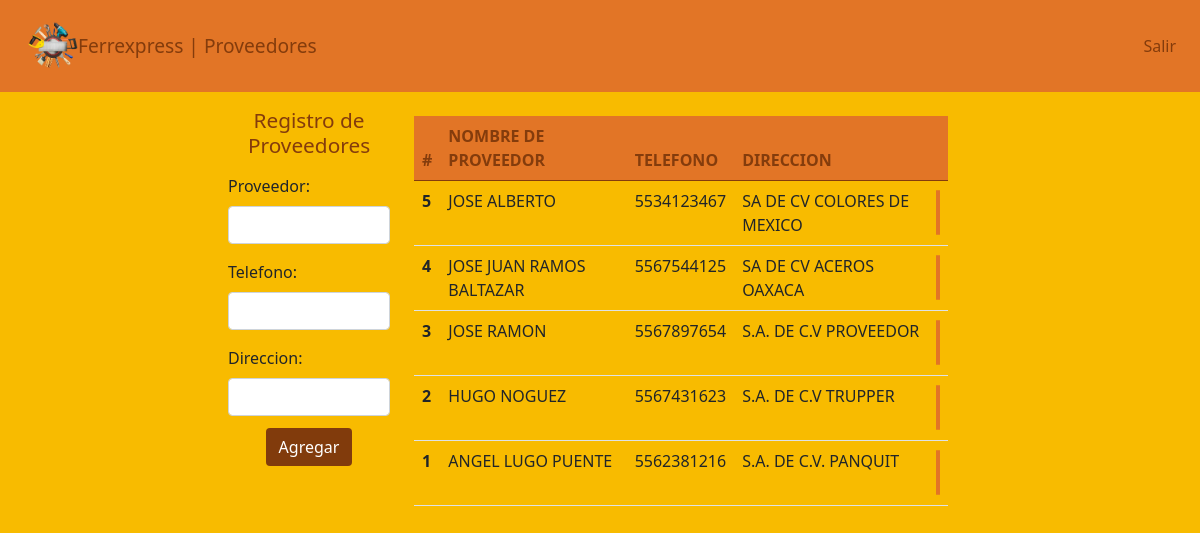
Page /proveedores.php on the committed database.
### tables this page shows
CREATE TABLE `proveedores`  (
  `id_proveedor` int(0) NOT NULL AUTO_INCREMENT,
  `nombre_proveedor` varchar(100) NOT NULL,
  `telefono_proveedor` varchar(15) NULL DEFAULT NULL,
  `direccion_proveedor` varchar(255) NULL DEFAULT NULL,
  `estado` char(1) NULL DEFAULT '1',
  PRIMARY KEY (`id_proveedor`) USING BTREE
);

### proveedores.php (the view, shortened to what this page needs)
<!DOCTYPE html>
<html lang="en">
<head>
    <link href="https://cdn.jsdelivr.net/npm/bootstrap@5.0.2/dist/css/bootstrap.min.css" rel="stylesheet">
    <link rel="stylesheet" href="./src/css/style_productos.css">
</head>
<body>
    <nav class="navbar navbar-expand-lg navbar-light color_navbar p-3">
        <div class="container-fluid d-flex align-items-center justify-content-between">
            <a class="navbar-brand d-flex align-items-center justify-content-center" href="#" style="color:#843C0C; font-size:1.2rem;">
                <img src="./src/images/logo_ferreteria.png" alt="" width="50" height="50" class="d-inline-block align-text-center">
                Ferrexpress | Proveedores
            </a>
        </div>
        <div class="collapse navbar-collapse" id="navbarSupportedContent">
            <ul class="navbar-nav d-flex align-items-center justify-content-center">
                <li class="nav-item">
                <div class="collapse navbar-collapse" id="navbarSupportedContent">
                    <ul class="navbar-nav d-flex align-items-center justify-content-center">
                        <li class="nav-item">
                             <a class="nav-link active" aria-current="page" href="panel_control.php" style="color:#843C0C;">Salir</a>
                        </li>
                    </ul>
                </div>
                </li>
            </ul>
        </div>
    </nav>
    <div class="container-fluid row d-flex justify-content-center">
        <div class="container-fluid row d-flex col-md-8">
            <form class="col-sm-3 col-md-3 pt-3" method="POST" onsubmit="convertirAMayusculas()">
                <h3 class="text-center color_h3" style="font-size:1.3rem;">Registro de Proveedores</h3>
                <div class="mb-1 mt-3">
                  <label for="exampleInputEmail1" class="form-label">Proveedor:</label>
                  <input type="text" class="form-control" name="nombre" onkeyup="mayus(this);">
                </div>
                <div class="mb-1 mt-3">
                  <label for="exampleInputEmail1" class="form-label">Telefono:</label>
                  <input type="number" class="form-control" name="telefono" onkeyup="mayus(this);">
                </div>
                <div class="mb-1 mt-3">
                  <label for="exampleInputEmail1" class="form-label">Direccion:</label>
                  <input type="text" class="form-control" name="direccion" onkeyup="mayus(this);">
                </div>
                <div class="mb-1 d-flex align-items-center justify-content-center">
                  <button type="submit" class="btn mt-2" name="btnregistrar" value="ok" style="background-color:#813B0C; color:#ffffff;">Agregar</button>
                </div>
            </form>
            <div class="col-sm-3 col-md-9 pt-4">
                <table class="table">
                    <thead style="background-color: #E27526;">
                        <tr>
                            <th style="color: #843C0C;" scope="col">#</th>
                            <th style="color: #843C0C;" scope="col">NOMBRE DE PROVEEDOR</th>
                            <th style="color: #843C0C;" scope="col">TELEFONO</th>
                            <th style="color: #843C0C;" scope="col">DIRECCION</th>
                            <th style="color: #843C0C;" scope="col"></th>
                        </tr>
                    </thead>
                    <tbody>
                        <?php
                        include "model/conexion.php";
                        $sql = $conexion->query("SELECT * FROM proveedores p WHERE p.estado = 1 ORDER BY P.id_proveedor DESC;");
                        while ($datos = $sql->fetch_object()) { ?>
                            <tr>
                                <th><?php echo $datos->id_proveedor; ?></th>
                                <td><?php echo $datos->nombre_proveedor; ?></td>
                                <td><?php echo $datos->telefono_proveedor; ?></td>
                                <td><?php echo $datos->direccion_proveedor; ?></td>
                                <td>
                                    <a href="modificar_proveedores.php?id=<?= $datos->id_proveedor; ?>"><ion-icon style="color: #843C0C; font-size:2rem; background-color: #E27526; padding:1px; border-radius: 5px;" name="create-outline"></ion-icon></a>
                                    <a href="proveedores.php?id=<?= $datos->id_proveedor; ?>"><ion-icon style="color: #843C0C; font-size:2rem; background-color: #E27526; padding:1px; border-radius: 5px;" name="trash-outline"></ion-icon></a>
                                </td>
                            </tr>
                        <?php } ?>
                    </tbody>
                </table>
            </div>
        </div>
    </div>
  </body>
</html>

### src/css/style_productos.css (style rules this page uses)
body { background-color: #F8BB00; }
.color_navbar { background-color: #E27526; color: #fff; }
.color_h3 { color: #843C0C; font-size: 2rem; }

### rows in the picture
proveedores: id_proveedor "5", nombre_proveedor "JOSE ALBERTO", telefono_proveedor "5534123467", direccion_proveedor "SA DE CV COLORES DE MEXICO"
proveedores: id_proveedor "4", nombre_proveedor "JOSE JUAN RAMOS BALTAZAR", telefono_proveedor "5567544125", direccion_proveedor "SA DE CV ACEROS OAXACA"
proveedores: id_proveedor "3", nombre_proveedor "JOSE RAMON", telefono_proveedor "5567897654", direccion_proveedor "S.A. DE C.V PROVEEDOR"
proveedores: id_proveedor "2", nombre_proveedor "HUGO NOGUEZ", telefono_proveedor "5567431623", direccion_proveedor "S.A. DE C.V TRUPPER"
proveedores: id_proveedor "1", nombre_proveedor "ANGEL LUGO PUENTE", telefono_proveedor "5562381216", direccion_proveedor "S.A. DE C.V. PANQUIT"
